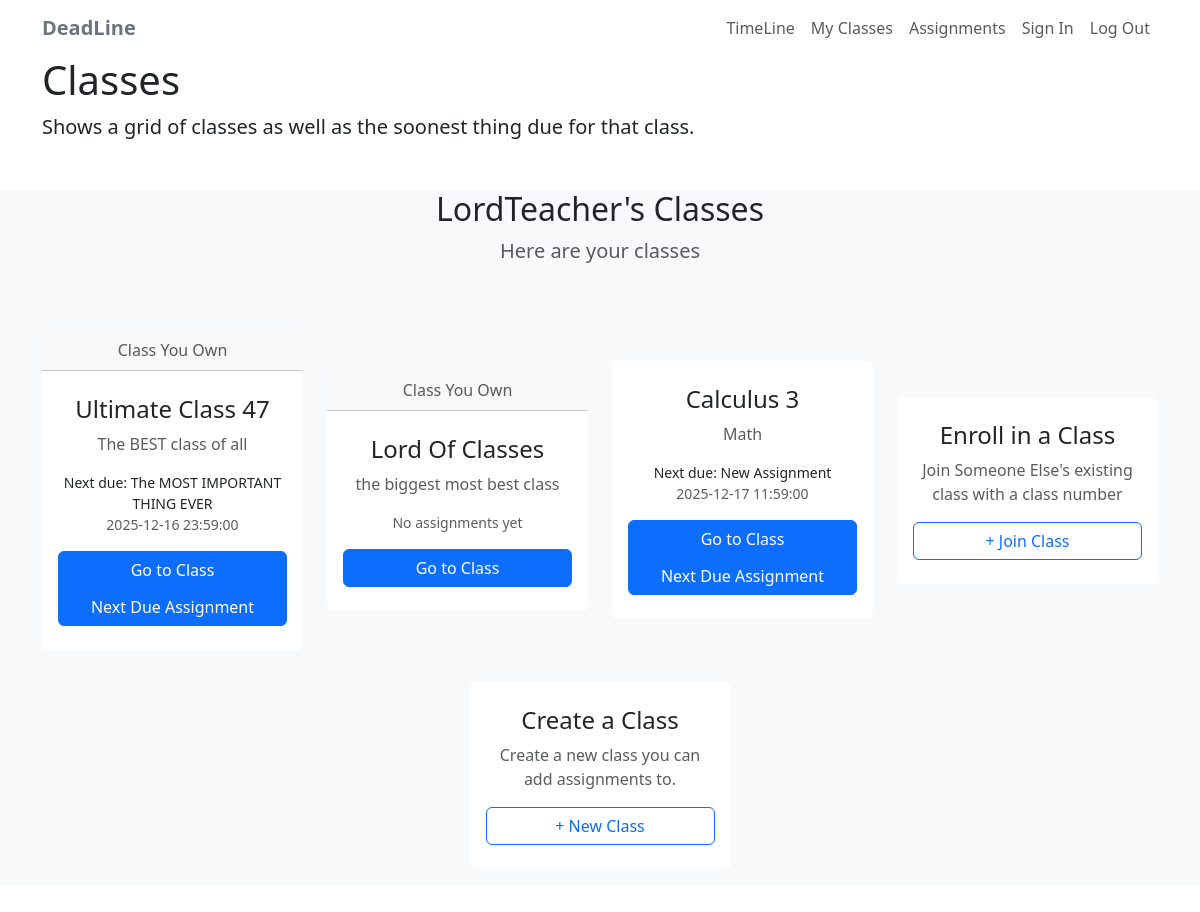
The app's page /classes (signed in) with its own data.
### app/models.py (models this page shows, shortened)
class User(db.Model, UserMixin):
    id = db.Column(db.Integer, primary_key=True)
    username = db.Column(db.String(64), index=True, unique=True, nullable=False)
    email = db.Column(db.String(128), index=True, unique=True, nullable=False)
    password_hash = db.Column(db.String(128), nullable=False)

class Class(db.Model):
    id = db.Column(db.Integer, primary_key=True)
    name = db.Column(db.String(140), nullable=False)
    description = db.Column(db.Text)
    owner_id = db.Column(db.Integer, db.ForeignKey('user.id'), nullable=False)
    owner = db.relationship('User', backref='owned_classes')
    members = db.relationship(
        'User',
        secondary=class_memberships,
        backref=db.backref('classes', lazy='dynamic'),
        lazy='dynamic'
    )

class Assignment(db.Model):
    id = db.Column(db.Integer, primary_key=True)
    title = db.Column(db.String(140), nullable=False)
    description = db.Column(db.Text)
    due_date = db.Column(db.DateTime, nullable=False)
    created_at = db.Column(db.DateTime, default=datetime.utcnow)
    creator_id = db.Column(db.Integer, db.ForeignKey('user.id'))
    creator = db.relationship('User', backref='created_assignments')
    class_id = db.Column(db.Integer, db.ForeignKey('class.id'), nullable=False)
    clazz = db.relationship('Class', backref='assignments')

### app/routes.py (the view)
@deadline_app.route('/classes')
@login_required
def classes():
    owned_classes = Class.query.filter_by(owner_id=current_user.id).all()
    enrolled_classes = current_user.classes.all()  # via backref
    return render_template(
        'classes.html',
        owned_classes=owned_classes,
        enrolled_classes=enrolled_classes,
    )

### app/__init__.py (called while the page is built)
def create_app():
    deadline_app = Flask(__name__)
    deadline_app.config.from_mapping(
        SECRET_KEY='shmortobius',
        SQLALCHEMY_DATABASE_URI='sqlite:///' + os.path.join(basedir, 'app.db'),
        SQLALCHEMY_TRACK_MODIFICATIONS=False
    )
    db.init_app(deadline_app)
    login_manager.init_app(deadline_app)
    login_manager.login_view = 'login'
    from app.models import User
    @login_manager.user_loader
    def load_user(user_id):
        return User.query.get(int(user_id))
    with deadline_app.app_context():
        from app import routes, models
        db.create_all()
    return deadline_app

### app/templates/classes.html
{% extends "layout.html" %}
{% block content %}
<div class="container">
    <h1>Classes</h1>
    <p class="lead">
        Shows a grid of classes as well as the soonest
        thing due for that class.
    </p>
</div>
<section id="classes" class="bg-light mt-5">
    <div class="container-lg">
        <div class="text-center">
            <h2>{{ current_user.username }}'s Classes</h2>
            <p class="lead text-muted">Here are your classes</p>
        </div>
        <div class="row my-5 align-items-center justify-content-center">
            {% for clazz in owned_classes %}
            <div class="col-12 col-md-6 col-lg-4 col-xl-3 my-3">
                <div class="card border-0">
                    <div class="card-header text-center text-muted">
                        Class You Own
                    </div>
                    <div class="card-body text-center py-4">
                        <h4 class="card-title">{{ clazz.name }}</h4>
                        <p class="card-text text-muted">
                            {{ clazz.description or 'No description' }}
                        </p>
                        {% set upcoming = clazz.assignments
                        | sort(attribute='due_date')
                        | first %}
                        {% if upcoming %}
                        <p class="small">
                            Next due: {{ upcoming.title }}<br>
                            <span class="text-muted">{{ upcoming.due_date }}</span>
                        </p>
                        {% else %}
                        <p class="small text-muted">No assignments yet</p>
                        {% endif %}
                        <div class="d-grid gap-2">
                            <div class="btn-group-vertical">
                                <a href="{{ url_for('class_detail', class_id=clazz.id) }}"
                                   class="btn btn-primary">Go to Class</a>
                                {% if upcoming %}
                                <a href="{{ url_for('submit_assignment', assignment_id=upcoming.id) }}"
                                   class="btn btn-primary">Next Due Assignment</a>
                                {% endif %}
                            </div>
                        </div>
                    </div>
                </div>
            </div>
            {% endfor %}
            {% for clazz in enrolled_classes %}
            {% if clazz.owner_id != current_user.id %}
            <div class="col-12 col-md-6 col-lg-4 col-xl-3 my-3">
                <div class="card border-0">
                    <div class="card-body text-center py-4">
                        <h4 class="card-title">{{ clazz.name }}</h4>
                        <p class="card-text text-muted">
                            {{ clazz.description or 'No description' }}
                        </p>
                        {% set upcoming = clazz.assignments
                        | sort(attribute='due_date')
                        | first %}
                        {% if upcoming %}
                        <p class="small">
                            Next due: {{ upcoming.title }}<br>
                            <span class="text-muted">{{ upcoming.due_date }}</span>
                        </p>
                        {% else %}
                        <p class="small text-muted">No assignments yet</p>
                        {% endif %}
                        <div class="d-grid gap-2">
                            <div class="btn-group-vertical">
                                <a href="{{ url_for('class_detail', class_id=clazz.id) }}"
                                   class="btn btn-primary">Go to Class</a>
                                {% if upcoming %}
                                <a href="{{ url_for('submit_assignment', assignment_id=upcoming.id) }}"
                                   class="btn btn-primary">Next Due Assignment</a>
                                {% endif %}
                            </div>
                        </div>
                    </div>
                </div>
            </div>
            {% endif %}
            {% endfor %}
            <div class="col-12 col-md-6 col-lg-4 col-xl-3 my-3">
                <div class="card border-0">
                    <div class="card-body text-center py-4">
                        <h4 class="card-title">Enroll in a Class</h4>
                        <p class="card-text text-muted">
                            Join Someone Else's existing class with a class number
                        </p>
                        <div class="d-grid gap-2">
                            <a href="{{ url_for('enroll_in_class') }}" class="btn btn-outline-primary">
                                + Join Class
                            </a>
                        </div>
                    </div>
                </div>
            </div>
            <div class="col-12 col-md-6 col-lg-4 col-xl-3 my-3">
                <div class="card border-0">
                    <div class="card-body text-center py-4">
                        <h4 class="card-title">Create a Class</h4>
                        <p class="card-text text-muted">
                            Create a new class you can add assignments to.
                        </p>
                        <div class="d-grid gap-2">
                            <a href="{{ url_for('new_class') }}" class="btn btn-outline-primary">
                                + New Class
                            </a>
                        </div>
                    </div>
                </div>
            </div>
        </div>
    </div>
</section>
{% endblock %}

### records on screen
User: username "LordTeacher"
Class: name "Ultimate Class 47", description "The BEST class of all"
Assignment: title "The MOST IMPORTANT THING EVER", due_date "2025-12-16 23:59:00"
Class: name "Lord Of Classes", description "the biggest most best class", shows "No assignments yet"
Class: name "Calculus 3", description "Math"
Assignment: title "New Assignment", due_date "2025-12-17 11:59:00"
